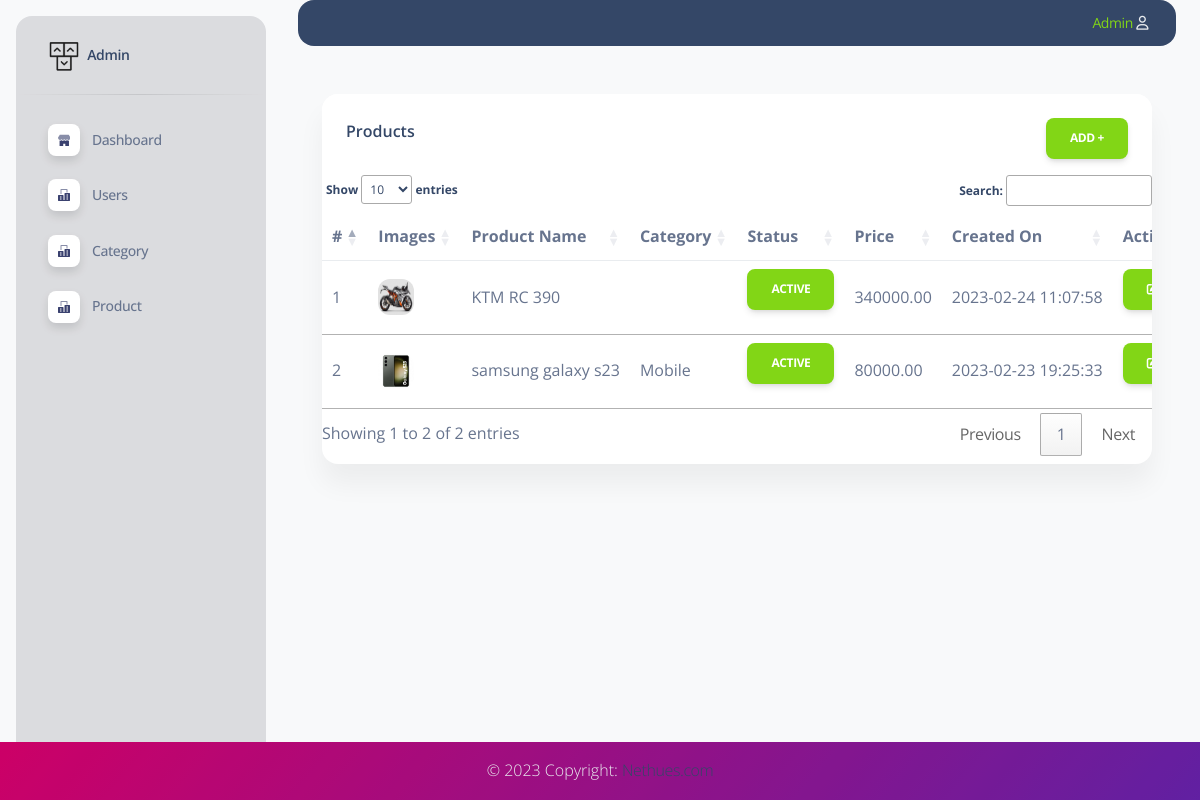
The page /admin/product.php (signed in) on the database its author committed.
### tables this page shows
CREATE TABLE `tbl_product` (
  `id` int(11) NOT NULL,
  `name` varchar(255) NOT NULL,
  `category` int(11) DEFAULT NULL,
  `slug` varchar(255) NOT NULL,
  `price` decimal(10,2) DEFAULT NULL,
  `description` text DEFAULT NULL,
  `status` tinyint(1) NOT NULL DEFAULT 1,
  `image` varchar(255) DEFAULT NULL,
  `craeted_on` datetime NOT NULL DEFAULT current_timestamp()
);

CREATE TABLE `tbl_category` (
  `id` int(11) NOT NULL,
  `slug` varchar(50) NOT NULL,
  `name` varchar(50) NOT NULL,
  `status` tinyint(1) NOT NULL DEFAULT 1,
  `created_on` datetime NOT NULL DEFAULT current_timestamp()
);

### admin/Class/Product.php (called while the page is built, shortened)
<?php
class Product
{
    function __construct()
    {
        $con = mysqli_connect(DB_SERVER, DB_USER, DB_PASS, DB_NAME);
        $this->db = $con;
    }
    public function getProduct($id = ''){
        if($id != ""){
            $query = $this->db->query("SELECT * FROM `tbl_product` WHERE id = '".$id."'");
        }
        else{
            $query = $this->db->query("SELECT p.*, c.name as category_name FROM `tbl_product` as p LEFT JOIN `tbl_category` as c ON p.category = c.id ORDER BY p.id DESC");
        }
        if($query->num_rows > 0){
            return $query->fetch_all(MYSQLI_ASSOC);
        }
    }
}
?>

### admin/product.php (the view, shortened to what this page needs)
<?php
require('Class/Product.php');
$productObject = new Product();
$products = $productObject->getProduct('');
?>
<!DOCTYPE html>
<html lang="en">
<head>
  <?php require('header.php'); ?>
  <link rel="stylesheet" href="//cdn.datatables.net/1.13.2/css/jquery.dataTables.min.css">
</head>
<body class="g-sidenav-show  bg-gray-100">
  <?php require('left_menu.php'); ?>
  <main class="main-content position-relative max-height-vh-100 h-100 border-radius-lg ">
    <?php require('top_navbar.php'); ?>
    <div class="container-fluid py-4">
    <div class="container-fluid py-4">
      <div class="row">
        <div class="col-12">
          <div class="card mb-4">
            <div class="card-header pb-0">
              <h6>Products<button type="button" class="btn btn-success" style="float:right;" onclick = "addButtonEffect()"> Add + </button></h6>
            </div>
            <div class="card-body px-0 pt-0 pb-2">
              <div class="table-responsive p-0">
                <table class="table align-items-center mb-0" id="usersTable">
                  <thead>
                    <tr>
                      <th>#</th>
                      <th>Images</th>
                      <th>Product name</th>
                      <th>Category</th>
                      <th>Status</th>
                      <th>Price</th>
                      <th>created on</th>
                      <th>Action</th>
                    </tr>
                  </thead>
                  <tbody>
                    <?php
                    $serialNo = 1;
                    foreach($products as $row){
                      $imagesUrl = ($row['image'] != '') ? $row['image'] : 'assets/img/user_image.png';
                    $productStatus = '';
                    if($row['status'] == 1){
                      $productStatus = '<button class="btn btn-success" onclick="changeStatus('.$row['status'].','.$row['id'].')">Active</button>';
                    }
                    else{
                      $productStatus = '<button class="btn btn-warning" onclick="changeStatus('.$row['status'].','.$row['id'].')">In Active</button>';
                    }
                    ?>
                    <tr id="<?php echo $row['id'] ?>">
                        <td><?php echo $serialNo++; ?></td>
                        <td><img src="<?php echo $imagesUrl; ?>" class="avatar avatar-sm me-3" alt="user1"></td>
                        <td><?php echo $row['name'] ?></td>
                        <td><?php echo $row['category_name'] ?></td>
                        <td><?php echo $productStatus; ?></td>
                        <td><?php echo $row['price'] ?></td>
                        <td><?php echo $row['craeted_on'] ?></td>
                        <td>
                          <button class="btn btn-success" type="button" onclick="editProduct(<?php echo $row['id'] ?>)"><i class="fas fa-edit"></i></button>
                        </td>
                    </tr>
                    <?php } ?>
                  </tbody>
                </table>
              </div>
            </div>
          </div>
        </div>
      </div>
      <?php require('footer.php'); ?>
</body>
</html>

### rows shown on the page
tbl_product: image (picture), name "KTM RC 390", price "340000.00", craeted_on "2023-02-24 11:07:58"
tbl_product: image (picture), name "samsung galaxy s23", tbl_category.name "Mobile", price "80000.00", craeted_on "2023-02-23 19:25:33"
